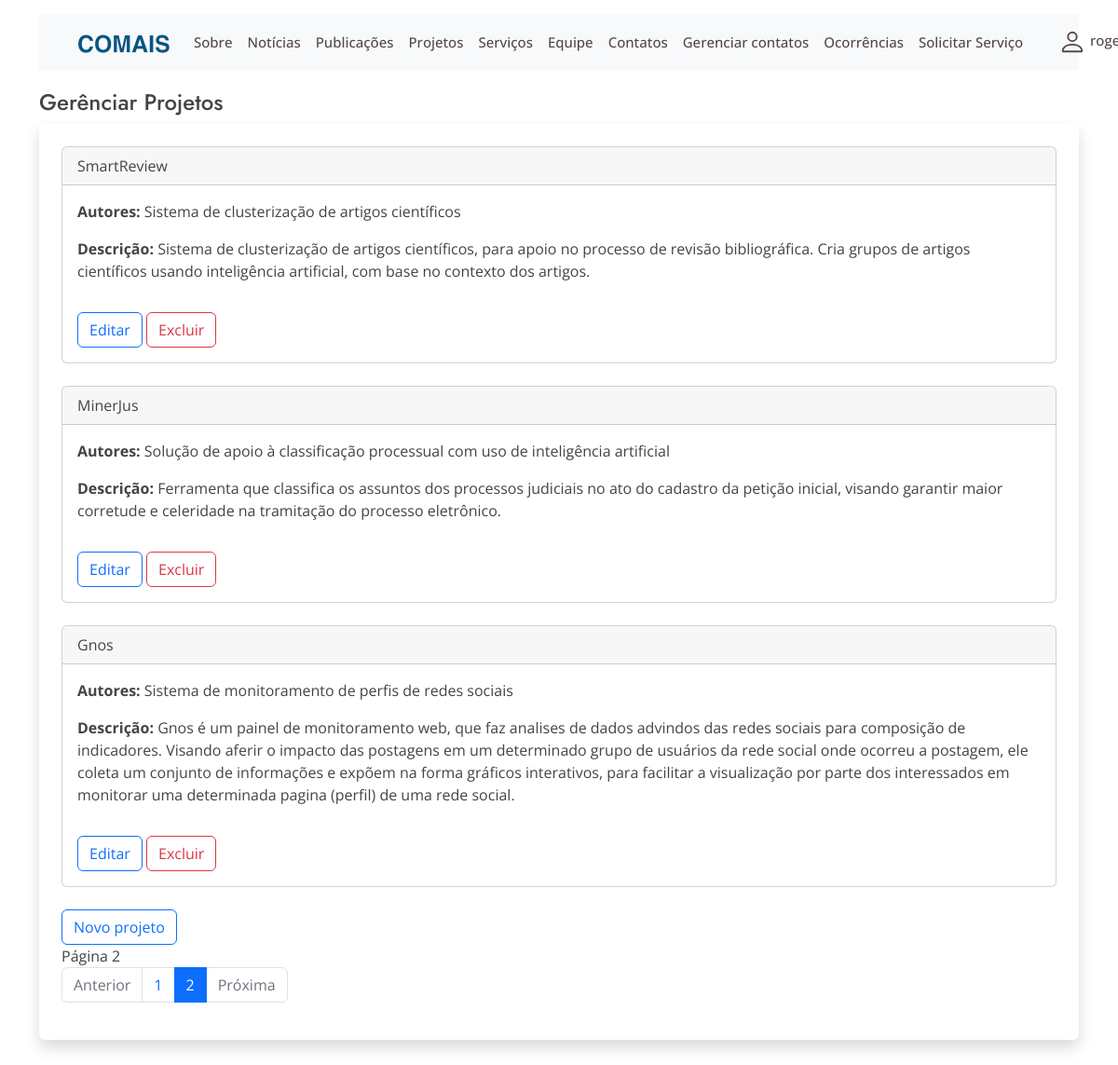
The app's page /gerencia_projetos?page=2 (signed in) with its own data.
### website/models.py (models this page shows, shortened)
class Projeto(models.Model):
    name = models.CharField('Nome',max_length=100)
    client = models.CharField('Cliente',max_length=100, null=True, blank=True)
    title = models.CharField('Título',max_length=100)
    type = models.ManyToManyField(TipoProjeto)
    date = models.DateField('Data')
    url = models.URLField('URL',max_length=100)
    description = models.TextField('Descrição', blank=True, null=True)
    image1 = models.ImageField('Imagem 1', upload_to='images/', blank=True, null=True)
    image2 = models.ImageField('Imagem 2', upload_to='images/', blank=True, null=True)
    image3 = models.ImageField('Imagem 3', upload_to='images/', blank=True, null=True)
    user = models.ForeignKey(User, blank=True,null=True, on_delete=models.SET_NULL, related_name="user")

### website/views.py (the view)
# urls.py: path('gerencia_projetos', views.gerencia_projetos, name='gerencia-projetos'),
@login_required
def gerencia_projetos(request):
    projetos = Projeto.objects.filter(user=request.user).order_by("-id")
    p = Paginator(projetos, 3)
    page = request.GET.get('page')
    projetos = p.get_page(page)
    return render(request,'gerencia_projetos.html', {'projetos':projetos})

### website/templates/gerencia_projetos.html (shortened to what this page needs)
{% extends 'base2.html'%}
{% block content %}
    <h4 class= "page-title">Gerênciar Projetos</h4>
    <div class=" shadow p-4 mb-5 bg-body rounded">
    {% for projeto in projetos %}
    <div class="card">
        <div class="card-header">
               {{projeto.name}}
        </div>
        <div class='row'>
            <div class="col ">
                    <div class='card-body'>
                        <p class="card-text" > <strong>Autores:</strong> {{projeto.title}}</p>
                        <p class="card-text" > <strong>Descrição:</strong> {{projeto.description|safe}}</p>
                    </div>
                </div>
                <div class="" >
                    <div class='card-body align-middle'>
                        <a class="btn btn-outline-primary" href="{% url 'editar-projeto' projeto.id %}">Editar</a>
                        <a class="btn btn-outline-danger" href="{% url 'delete-projeto' projeto.id %}">Excluir</a>
                    </div>
                </div>
            </div>
    </div>
    {% endfor %}
    <a class="btn btn-outline-primary" href="{% url 'cadastrar-projeto' %}">Novo projeto</a>
    <br/>
    Página {{ projetos.number }}
    <nav aria-label="...">
        <ul class="pagination">
          {% if projetos.number <= 3 %}
                <li class="page-item disabled">
                <a class="page-link"  href=""">Anterior</a>
            {% else %}
                <li class="page-item">
                <a class="page-link"  href="?page={{projetos.previous_page_number}}"> Anterior</a>
            {% endif %}
          </li>
          {% for page in projetos.paginator.page_range %}
             {% if projetos.number == page %}
                    <li class="page-item active">
                        <a class="page-link" href="?page={{page}}">{{page}}</a>
                    </li>
                {% else %}
                    <li class="page-item">
                        <a class="page-link" href="?page={{page}}">{{page}}</a>
                    </li>
               {% endif %}
            {% endfor %}
            {% if projetos.number == projetos.paginator.num_pages %}
                <li class="page-item disabled">
                <a class="page-link"  href=""">Próxima</a>
            {% else %}
                <li class="page-item">
                <a class="page-link"  href="?page={{projetos.next_page_number}}">Próxima</a>
            {% endif %}
        </ul>
      </nav>
      </div>
{% endblock  %}

### website/templates/navbar.html (shortened to what this page needs)
{% load static %}
  <nav class="navbar navbar-expand-lg navbar-light  bg-light" id="navbar">
    <div class="container-fluid" id="container_menu">
        <a class="navbar-brand" href="/#hero">
          <img src={%static 'website\img\logoNavbar_l.png' %} width="100" height="40" >
        </a>
        <div class="collapse navbar-collapse" id="navMenu">
          <ul class="navbar-nav me-auto my-2 my-lg-0 navbar-nav-scroll" style="--bs-scroll-height: 100px;">
            <li class="nav-item">
              <a class="nav-link " aria-current="page" href="/#about">Sobre</a>
            </li>
            <li class="nav-item">
              <a class="nav-link " aria-current="page" href="/#why-us">Notícias</a>
            </li>
            <li class="nav-item">
              <a class="nav-link " aria-current="page" href="/#publicacoes">Publicações</a>
            </li>
            <li class="nav-item">
              <a class="nav-link " aria-current="page" href="/#portfolio">Projetos</a>
            </li>
            <li class="nav-item">
              <a class="nav-link " aria-current="page" href="/#services">Serviços</a>
            </li>
            <li class="nav-item">
              <a class="nav-link " aria-current="page" href="/#team">Equipe</a>
            </li>
            <li class="nav-item">
              <a class="nav-link" aria-current="page" href="/#contact">Contatos</a>
            </li>
            {% if request.user.is_superuser %}
            <li class="nav-item">
                <a class="nav-link " aria-current="page" href="{% url 'update-contatos-list' %}">Gerenciar contatos</a>
            </li>
            <li class="nav-item">
              <a class="nav-link " aria-current="page" href="{% url 'ocorrencias' %}">Ocorrências</a>
            </li>
            {% endif %}
            <li class="nav-item">
              <a class="nav-link " aria-current="page" href="{% url 'registro-ocorrencias' %}">Solicitar Serviço</a>
            </li>
          </ul>
          {% if request.user.is_authenticated %}
          <div class="d-flex nav-item">
                <div class="dropdown">
                    <a class="nav-link dropdown-toggle" href="#" role="button" data-bs-toggle="dropdown" aria-expanded="false">
                          <div >
                          {{ request.user.username }}
                        </div>
                    </a>
                </div>
              </div>
          {% endif %}
        </div>
    </div>
  </nav>

### website/static/website/css/style.css (style rules this page uses)
body { font-family: "Open Sans", sans-serif; color: #444444; }
a { color: #47b2e4; text-decoration: none; }
h1, h2, h3, h4, h5, h6 { font-family: "Jost", sans-serif; }
.navbar { padding: 0; }
.navbar ul { margin: 0; padding: 0; display: flex; list-style: none; align-items: center; }
.navbar li { position: relative; }
.navbar a, .navbar a:focus { display: flex; align-items: center; justify-content: space-between; padding: 10px 0 10px 30px; font-size: 15px; font-weight: 500; color: rgb(85, 72, 72); white-space: nowrap; transition: 0.3s; }

### records on screen
Projeto: name "SmartReview", title "Sistema de clusterização de artigos científicos", description "Sistema de clusterização de artigos científicos, para apoio no processo de revisão bibliográfica. Cria grupos de artigos científicos usando inteligência artificial, com base no contexto dos artigos."
Projeto: name "MinerJus", title "Solução de apoio à classificação processual com uso de inteligência artificial", description "Ferramenta que classifica os assuntos dos processos judiciais no ato do cadastro da petição inicial, visando garantir maior corretude e celeridade na tramitação do processo eletrônico."
Projeto: name "Gnos", title "Sistema de monitoramento de perfis de redes sociais", description "Gnos é um painel de monitoramento web, que faz analises de dados advindos das redes sociais para composição de indicadores. Visando aferir o impacto das postagens em um determinado grupo de usuários da rede social onde ocorreu a postagem, ele coleta um conjunto de informações e expõem na forma gráficos interativos, para facilitar a visualização por parte dos interessados em monitorar uma determinada pagina (perfil) de uma rede social."

### other values on screen
{{ projetos.number }} "2"
{{ page }} "1"
{{ page }} "2"
